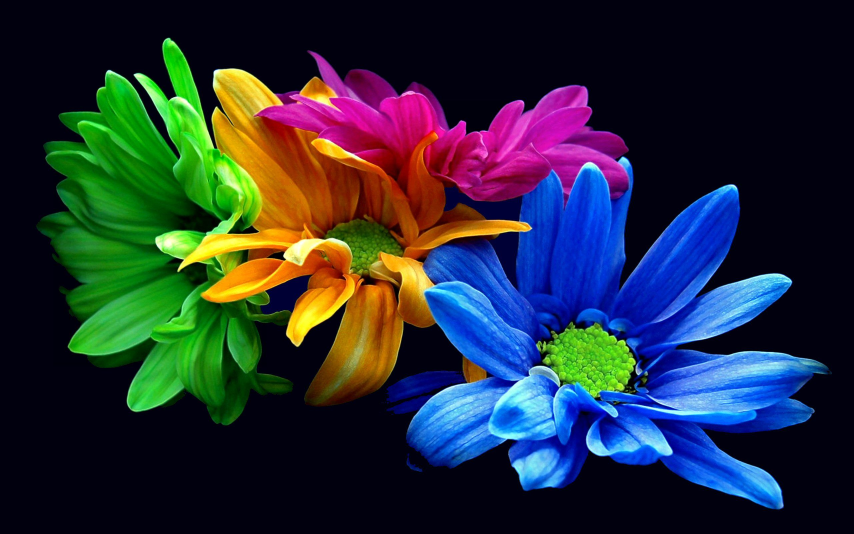
#> input picture 1.jpg, 2560 x 1600 px (shown at 1/3 size)
$ python 'clustering project.py'
#> lines starting #> are read from the running program, lines starting #| are printed output that depends on the picture
# -*- coding: utf-8 -*-
"""
Created on Wed Dec  4 21:16:32 2019

@author: Mohammadmahdi
"""

import cv2 as cv
import matplotlib.pyplot as plt
import numpy as np
from numpy import linalg as la
from fcmeans import FCM

img = cv.imread('1.jpg')
#> img is the input picture: shape (1600, 2560, 3); mean B, G, R 55.9, 45.6, 37.2
img = cv.resize(img,(256,256))
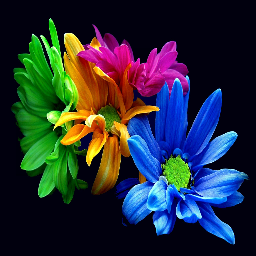
#> img: shape (256, 256, 3); mean B, G, R 55.9, 45.5, 37.1
imgg = cv.cvtColor(img, cv.COLOR_BGR2GRAY)    # gray level image
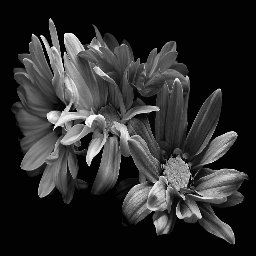
#> imgg: shape (256, 256); min 0, max 252, mean 44.2
plt.subplot(231)
plt.imshow(imgg,cmap="gray"),plt.xticks([]),plt.yticks([]),plt.title('Gray level image ')
plt.subplot(232)
plt.imshow(img[:,:,::-1]),plt.xticks([]),plt.yticks([]),plt.title('RGB image ')
plt.subplot(233)
plt.imshow(img[:,:,0],cmap="gray"),plt.xticks([]),plt.yticks([]),plt.title('Gray level image B ')
plt.subplot(234)
plt.imshow(img[:,:,1],cmap="gray"),plt.xticks([]),plt.yticks([]),plt.title('Gray level image G ')
plt.subplot(235)
plt.imshow(img[:,:,2],cmap="gray"),plt.xticks([]),plt.yticks([]),plt.title('Gray level image R ')


#%% Initialization

#m = np.array([[190,70,30,230,203],[48,210,48,100,113],[0,50,210,220,3]])  # flower mean
m = np.array([[237,34,63,163,255],[28,200,72,73,127],[36,76,204,164,39]])

z  = np.zeros((3,256*256))
X  = np.transpose(np.zeros((3,256**2)))
for i in range(3):
    z[i,:] = np.reshape(img[:,:,2-i],(1,256**2))
    X[:,i] = np.reshape(img[:,:,2-i],(1,256**2))
def kmeans(z,m):
    _,n = np.shape(m)
    dist = np.zeros((1,n))
    for i in range(n):
        dist[0,i] = la.norm(z - m[:,i])
    k = np.argmin(dist)
    m[:,k] = (m[:,k] + z)/2
    return (k,m)

for i in range(256**2):
    if (z[0,i] != 0):
        z[:,i],m = kmeans(z[:,i],m)
#> after the loop, m = [[1, 96, 25, 6, 11], [0, 163, 123, 85, 47], [14, 231, 203, 186, 107]]


def mapper(z):
    if (z==0):
        z = 32
    elif (z==1):
        z = 64
    elif (z==2):
        z = 128
    elif (z==3):
        z = 191
    elif (z==4):
        z = 255
    return z

for i in range(256**2):
    z[0,i] = mapper(z[0,i])

Z = np.reshape(z[0,:],(256,256))
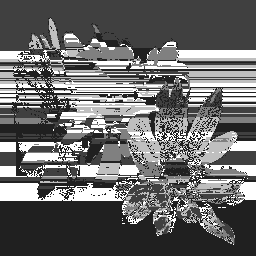
#> Z: shape (256, 256) float64; min 32, max 255, mean 105.6

plt.subplot(236)
plt.imshow(Z,cmap="gray"),plt.xticks([]),plt.yticks([]),plt.title('Clustred image based on color')

def finder(Z):
    a0 = np.where(Z==32)
#> a0 = 22117 positions, rows 17 to 255, columns 0 to 255
    a1 = np.where(Z==64)
#> a1 = 18951 positions, rows 0 to 243, columns 0 to 255
    a2 = np.where(Z==128)
#> a2 = 5475 positions, rows 25 to 243, columns 0 to 255
    a3 = np.where(Z==191)
#> a3 = 8477 positions, rows 18 to 243, columns 0 to 255
    a4 = np.where(Z==255)
#> a4 = 10516 positions, rows 34 to 244, columns 0 to 255
    return (a0,a1,a2,a3,a4)

_,a1,a2,a3,a4 = finder(Z)
#> a1 = 18951 positions, rows 0 to 243, columns 0 to 255; a2 = 5475 positions, rows 25 to 243, columns 0 to 255; a3 = 8477 positions, rows 18 to 243, columns 0 to 255; a4 = 10516 positions, rows 34 to 244, columns 0 to 255

data = (a1,a2,a3,a4)
colors = ("green","blue","magenta","yellow")
groups = ("Green", "Blue", "Magenta","Orange")

# Create plot
fig = plt.figure()
ax = fig.add_subplot(1, 1, 1)

for data, color, group in zip(data, colors, groups):
    x,y = data
    ax.scatter(x, y, alpha=0.8, c=color, edgecolors='none', s=30, label=group)
#> this loop made 4 passes
#> (data, color, group) on passes 1 to 4: (18951 positions, rows 0 to 243, columns 0 to 255, 'green', 'Green'), (5475 positions, rows 25 to 243, columns 0 to 255, 'blue', 'Blue'), (8477 positions, rows 18 to 243, columns 0 to 255, 'magenta', 'Magenta'), (10516 positions, rows 34 to 244, columns 0 to 255, 'yellow', 'Orange')

plt.title('Scatter plot of clusters')
plt.legend(loc=1)
plt.show()
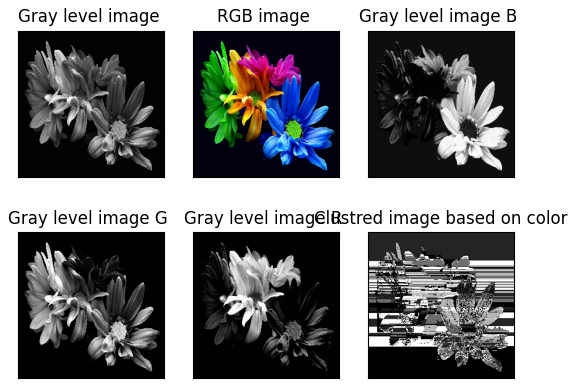
#> figure drawn by matplotlib, 6 panels
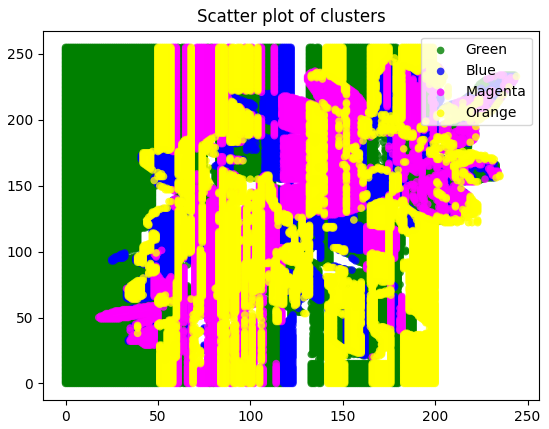
#> figure drawn by matplotlib, 1 panel


#%% testing FCM

n_bins = 5  # use 5 bins for calibration_curve as we have 5 clusters here
centers = [(237,28,36), (34,177,76), (63,72,204),(163,73,164),(255,127,39)]

# fit the fuzzy-c-means
#> (the run stopped early here; a loop or call above may not have finished)

$ run again, with test.bmp saved as 1.jpg
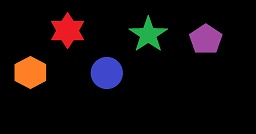
#> input picture test.bmp, 256 x 134 px
#> img is the input picture: shape (134, 256, 3); mean B, G, R 11.4, 9.6, 16.1
#> img: shape (256, 256, 3)
#> after the loop `for i in range(256**2):`: m = [[44, 1, 117, 153, 182], [50, 0, 66, 86, 117], [116, 0, 35, 154, 69]]
#> `Z = np.reshape(z[0,:],(256,256))`:
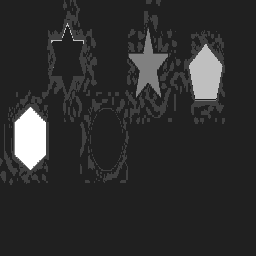
#> Z: shape (256, 256) float64; min 32, max 255, mean 45.1
#> a0 = 55044 positions, rows 0 to 255, columns 0 to 255
#> in finder, `a1 = np.where(Z==64)`: a1 = 6557 positions, rows 0 to 184, columns 0 to 224
#> in finder, `a2 = np.where(Z==128)`: a2 = 1137 positions, rows 29 to 169, columns 14 to 222
#> in finder, `a3 = np.where(Z==191)`: a3 = 1334 positions, rows 23 to 98, columns 51 to 221
#> in finder, `a4 = np.where(Z==255)`: a4 = 1464 positions, rows 107 to 169, columns 15 to 45
#> `_,a1,a2,a3,a4 = finder(Z)`: a1 = 6557 positions, rows 0 to 184, columns 0 to 224; a2 = 1137 positions, rows 29 to 169, columns 14 to 222; a3 = 1334 positions, rows 23 to 98, columns 51 to 221; a4 = 1464 positions, rows 107 to 169, columns 15 to 45
#> the loop `for data, color, group in zip(data, colors, groups):` made 4 passes
#> (data, color, group) on passes 1 to 4: (6557 positions, rows 0 to 184, columns 0 to 224, 'green', 'Green'), (1137 positions, rows 29 to 169, columns 14 to 222, 'blue', 'Blue'), (1334 positions, rows 23 to 98, columns 51 to 221, 'magenta', 'Magenta'), (1464 positions, rows 107 to 169, columns 15 to 45, 'yellow', 'Orange')
#> `plt.show()`:
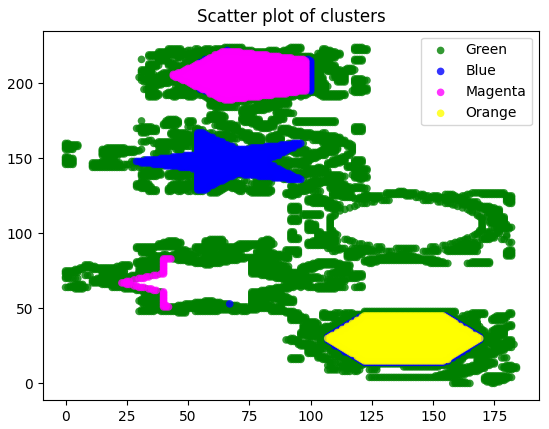
#> figure drawn by matplotlib, 1 panel
